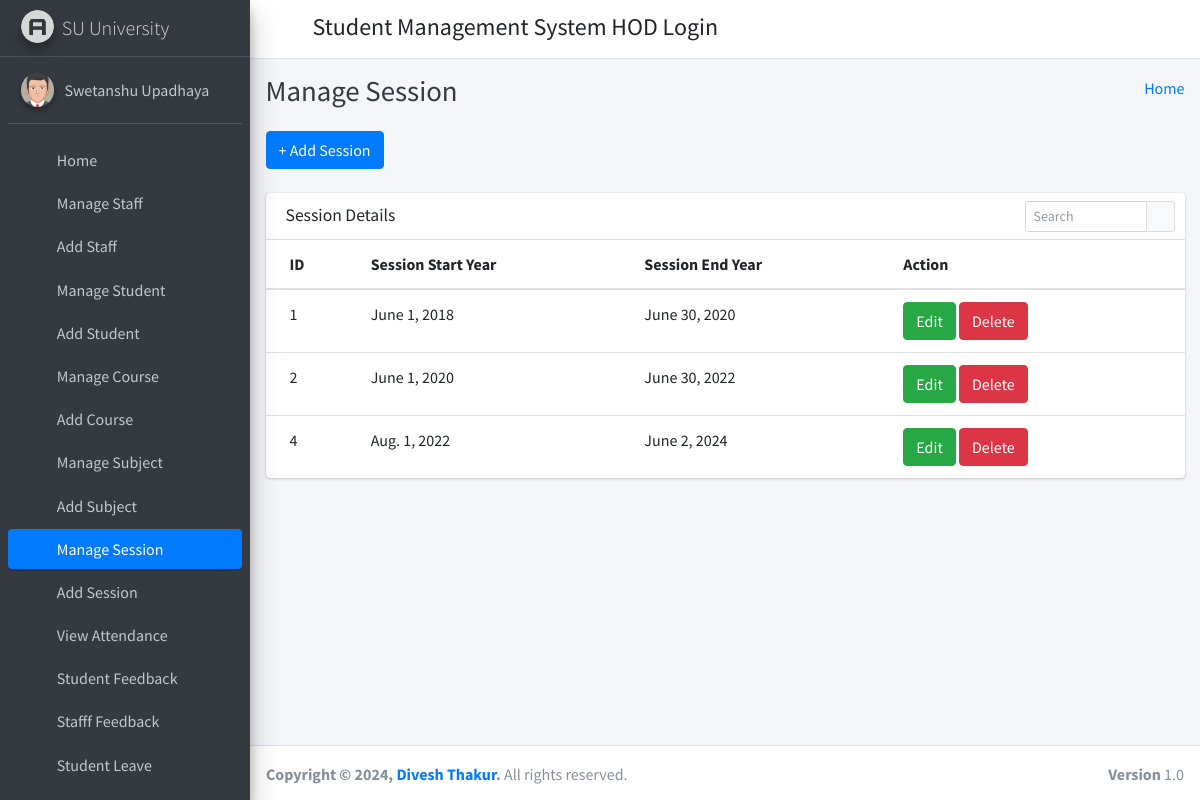
The page /manage_session/ (signed in) on the database its author committed.
### student_management_app/models.py (models this page shows)
class CustomUser(AbstractUser):
    user_type_data = ((1, "HOD"), (2, "Staff"), (3, "Student"))
    user_type = models.CharField(default=1, choices=user_type_data, max_length=10)

class SessionYearModel(models.Model):
    id = models.AutoField(primary_key=True)
    session_start_year = models.DateField()
    session_end_year = models.DateField()
    objects = models.Manager()

### student_management_app/HodViews.py (the view)
# urls.py: path('manage_session/', HodViews.manage_session, name="manage_session"),
def manage_session(request):
    session_years = SessionYearModel.objects.all()
    context = {
        "session_years": session_years
    }
    return render(request, "hod_template/manage_session_template.html", context)

### student_management_app/LoginCheckMiddleWare.py (called while the page is built, shortened)
    def process_view(self, request, view_func, view_args, view_kwargs):
        modulename = view_func.__module__
        user = request.user
        if user.is_authenticated:
            if user.user_type == "1":
                if modulename == "student_management_app.HodViews":
                    pass
                elif modulename == "student_management_app.views" or modulename == "django.views.static":
                    pass
                else:
                    return redirect("admin_home")
            else:
                return redirect("login")
        else:
            if request.path == reverse("login") or request.path == reverse("doLogin"):
                pass
            else:
                return redirect("login")

### student_management_app/templates/hod_template/manage_session_template.html (shortened to what this page needs)
{% extends 'hod_template/base_template.html' %}
{% block page_title %}
    Manage Session
{% endblock page_title %}
{% block main_content %}
{% load static %}
<section class="content">
        <div class="container-fluid">
            <a class="btn btn-primary" href="{% url 'add_session' %}" role="button">+ Add Session</a> <br/>&nbsp;
            <div class="row">
                <div class="col-md-12">
                    <div class="card">
                        <div class="card-header">
                            <h3 class="card-title">Session Details</h3>
                            <div class="card-tools">
                            <div class="input-group input-group-sm" style="width: 150px;">
                                <input type="text" name="table_search" class="form-control float-right" placeholder="Search">
                                <div class="input-group-append">
                                <button type="submit" class="btn btn-default"><i class="fas fa-search"></i></button>
                                </div>
                            </div>
                            </div>
                        </div>
                        <div class="card-body table-responsive p-0">
                            <table class="table table-hover text-nowrap">
                            <thead>
                                <tr>
                                <th>ID</th>
                                <th>Session Start Year</th>
                                <th>Session End Year</th>
                                <th>Action</th>
                                </tr>
                            </thead>
                            <tbody>
                                {% for session_year in session_years %}
                                <tr>
                                <td>{{ session_year.id }}</td>
                                <td>{{ session_year.session_start_year }}</td>
                                <td>{{ session_year.session_end_year }}</td>
                                <td>
                                    <a href="{% url 'edit_session' session_year.id %}" class="btn btn-success">Edit</a>
                                    <a href="{% url 'delete_session' session_year.id %}" class="btn btn-danger">Delete</a>
                                </td>
                                </tr>
                                {% endfor %}
                            </tbody>
                            </table>
                        </div>
                        </div>
                </div>
            </div>
        </div>
      </section>
  {% endblock main_content %}

### student_management_app/templates/hod_template/sidebar_template.html (shortened to what this page needs)
{% load static %}
<aside class="main-sidebar sidebar-dark-primary elevation-4">
      <a href="{% url 'admin_home' %}" class="brand-link">
        <img src="{% static 'dist/img/AdminLTELogo.png' %}" alt="AdminLTE Logo" class="brand-image img-circle elevation-3"
            style="opacity: .8">
        <span class="brand-text font-weight-light">SU University</span>
      </a>
      <div class="sidebar">
        <div class="user-panel mt-3 pb-3 mb-3 d-flex">
          <div class="image">
            <img src="{% static 'dist/img/user2-160x160.jpg' %}" class="img-circle elevation-2" alt="User Image">
          </div>
          <div class="info">
            <a href="{% url 'admin_profile' %}" class="d-block">{{ user.first_name }} {{ user.last_name }}</a>
          </div>
        </div>
        <nav class="mt-2">
          <ul class="nav nav-pills nav-sidebar flex-column" data-widget="treeview" role="menu" data-accordion="false">
            <li class="nav-item">
              {% url 'admin_home' as admin_home %}
              <a href="{{ admin_home }}" class="nav-link {% if request.path == admin_home %} active {% endif %}">
                <i class="nav-icon fas fa-tachometer-alt"></i>
                <p>
                  Home
                </p>
              </a>
            </li>
            <li class="nav-item">
              {% url 'manage_staff' as manage_staff %}
              {% url 'edit_staff' staff_id=id as edit_staff %}
              <a href="{{ manage_staff }}" class="nav-link {% if request.path == manage_staff %} active {% endif %} {% if request.path == edit_staff %} active {% endif %}">
                <i class="nav-icon fas fa-chalkboard-teacher"></i>
                <p>
                  Manage Staff
                </p>
              </a>
            </li>
            <li class="nav-item">
              {% url 'add_staff' as add_staff %}
              <a href="{{ add_staff }}" class="nav-link {% if request.path == add_staff %} active {% endif %}">
                <i class="nav-icon fas fa-th"></i>
                <p>
                  Add Staff
                </p>
              </a>
            </li>
            <li class="nav-item">
              {% url 'manage_student' as manage_student %}
              {% url 'edit_student' student_id=id as edit_student %}
              <a href="{{ manage_student }}" class="nav-link {% if request.path == manage_student %} active {% endif %} {% if request.path == edit_student %} active {% endif %}">
                <i class="nav-icon fas fa-user-graduate"></i>
                <p>
                  Manage Student
                </p>
              </a>
            </li>
            <li class="nav-item">
              {% url 'add_student' as add_student %}
              <a href="{{ add_student }}" class="nav-link {% if request.path == add_student %} active {% endif %}">
                <i class="nav-icon fas fa-th"></i>
                <p>
                  Add Student
                </p>
              </a>
            </li>
            <li class="nav-item">
              {% url 'manage_course' as manage_course %}
              {% url 'edit_course' course_id=id as edit_course %}
              <a href="{{ manage_course }}" class="nav-link {% if request.path == manage_course %} active {% endif %} {% if request.path == edit_course %} active {% endif %}">
                <i class="nav-icon fas fa-chalkboard"></i>
                <p>
                  Manage Course
                </p>
              </a>
            </li>
            <li class="nav-item">
            {% url 'add_course' as add_course %}
              <a href="{{ add_course }}" class="nav-link {% if request.path == add_course %} active {% endif %}">
                <i class="nav-icon fas fa-th"></i>
                <p>
                  Add Course
                </p>
              </a>
            </li>
            <li class="nav-item">
              {% url 'manage_subject' as manage_subject %}
              {% url 'edit_subject' subject_id=id as edit_subject %}
              <a href="{{ manage_subject }}" class="nav-link {% if request.path == manage_subject %} active {% endif %} {% if request.path == edit_subject %} active {% endif %}">
                <i class="nav-icon fas fa-book"></i>
                <p>
                  Manage Subject
                </p>
              </a>
            </li>
            <li class="nav-item">
              {% url 'add_subject' as add_subject %}
              <a href="{{ add_subject }}" class="nav-link {% if request.path == add_subject %} active {% endif %}">
                <i class="nav-icon fas fa-th"></i>
                <p>
                  Add Subject
                </p>
              </a>
            </li>
            <li class="nav-item">
              {% url 'manage_session' as manage_session %}
              {% url 'edit_session' session_id=id as edit_session %}
              <a href="{{ manage_session }}" class="nav-link {% if request.path == manage_session %} active {% endif %} {% if request.path == edit_session %} active {% endif %}">
                <i class="nav-icon fas fa-graduation-cap"></i>
                <p>
                  Manage Session
                </p>
              </a>
            </li>
            <li class="nav-item">
              {% url 'add_session' as add_session %}
              <a href="{{ add_session }}" class="nav-link {% if request.path == add_session %} active {% endif %}">
                <i class="nav-icon fas fa-th"></i>
                <p>
                  Add Session
                </p>
              </a>
            </li>
            <li class="nav-item">
              {% url 'admin_view_attendance' as admin_view_attendance %}
              <a href="{{ admin_view_attendance }}" class="nav-link {% if request.path == admin_view_attendance %} active {% endif %}">
                <i class="nav-icon fas fa-calendar-alt"></i>
                <p>
                  View Attendance
                </p>
              </a>
            </li>
            <li class="nav-item">
              {% url 'student_feedback_message' as student_feedback_message %}
              <a href="{{ student_feedback_message }}" class="nav-link {% if request.path == student_feedback_message %} active {% endif %}">
                <i class="nav-icon fas fa-th"></i>
                <p>
                  Student Feedback
                </p>
              </a>
            </li>
            <li class="nav-item">
              {% url 'staff_feedback_message' as staff_feedback_message %}
              <a href="{{ staff_feedback_message }}" class="nav-link {% if request.path == staff_feedback_message %} active {% endif %}">
                <i class="nav-icon fas fa-th"></i>
                <p>
                  Stafff Feedback
                </p>
              </a>
            </li>
            <li class="nav-item">
              {% url 'student_leave_view' as student_leave_view %}
              <a href="{{ student_leave_view }}" class="nav-link {% if request.path == student_leave_view %} active {% endif %}">
                <i class="nav-icon fas fa-th"></i>
                <p>
                  Student Leave
                </p>
              </a>
            </li>
            <li class="nav-item">
              {% url 'staff_leave_view' as staff_leave_view %}
              <a href="{{ staff_leave_view }}" class="nav-link {% if request.path == staff_leave_view %} active {% endif %}">
                <p>
                </p>
              </a>
            </li>
          </ul>
        </nav>
      </div>
    </aside>

### rows shown on the page
CustomUser: first_name "Swetanshu", last_name "Upadhaya"
SessionYearModel: id "1", session_start_year "June 1, 2018", session_end_year "June 30, 2020"
SessionYearModel: id "2", session_start_year "June 1, 2020", session_end_year "June 30, 2022"
SessionYearModel: id "4", session_start_year "Aug. 1, 2022", session_end_year "June 2, 2024"
